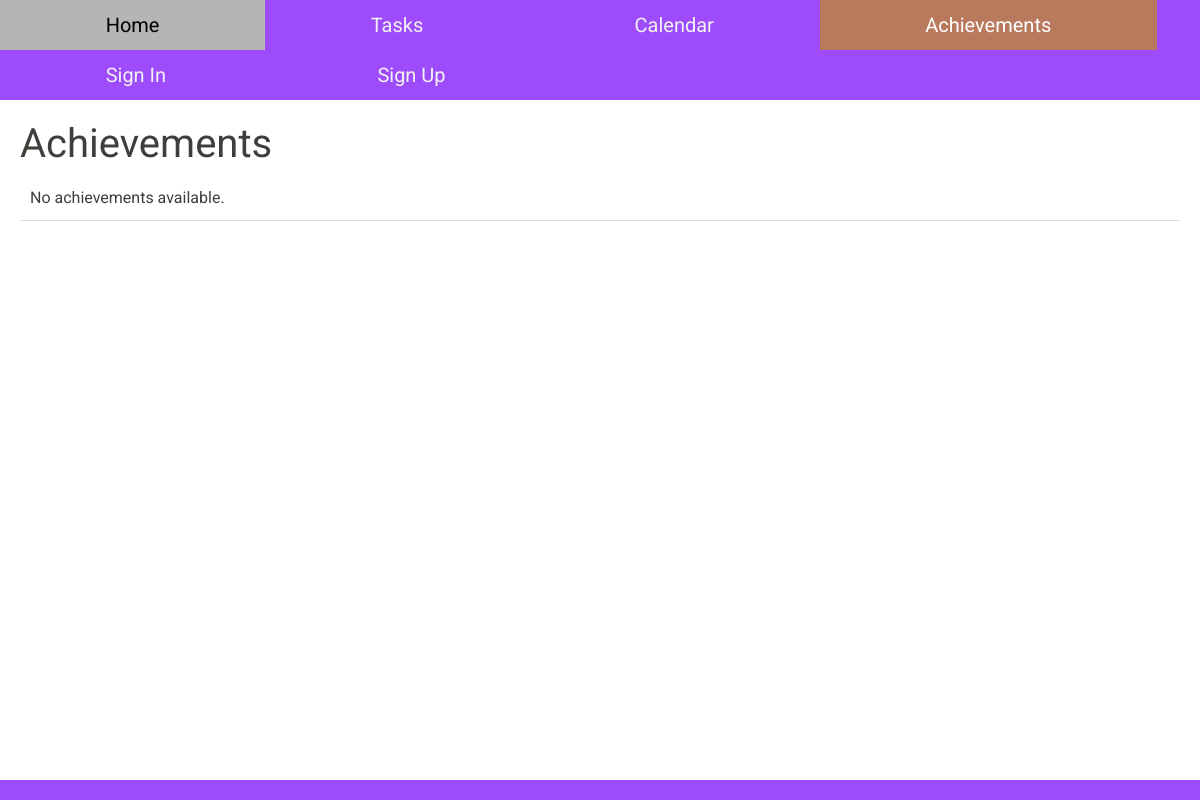
The app's page /achievements/ (signed in), older data.
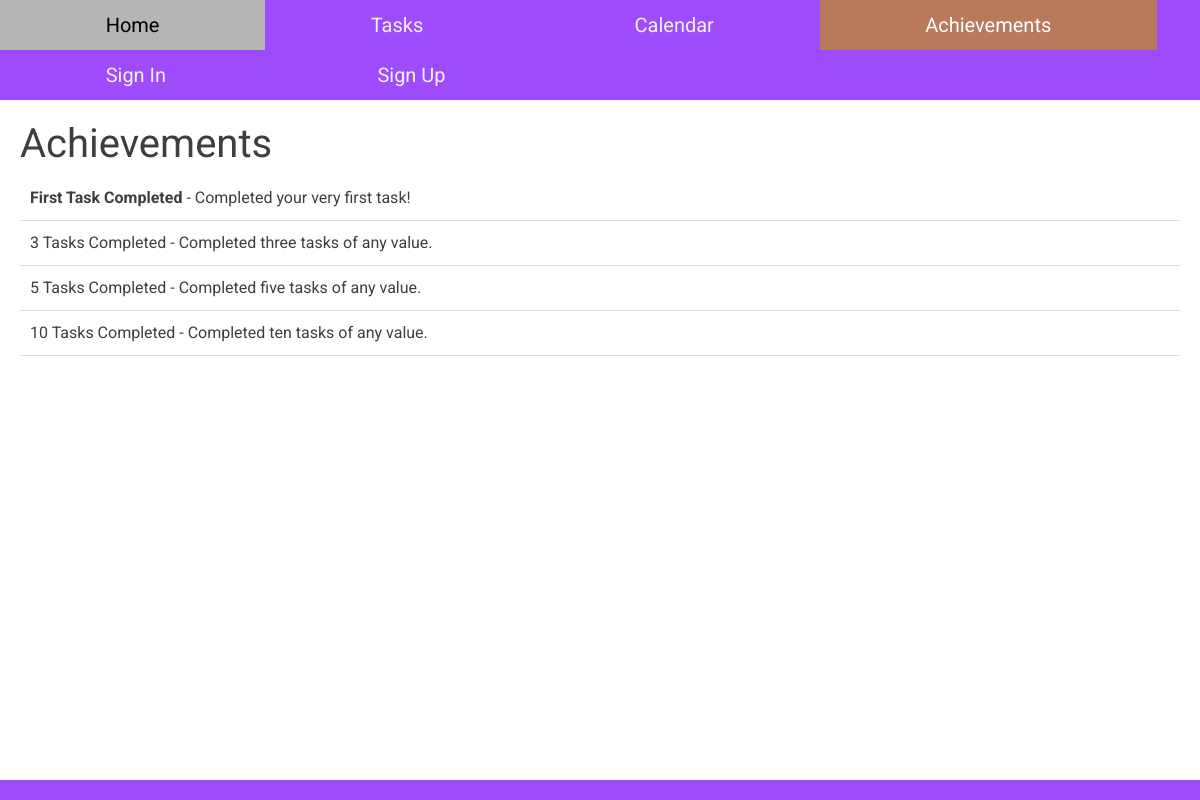
The same page, newer data.
### achievements/models.py (models this page shows, shortened)
class Achievement(models.Model):
    name = models.CharField(max_length=255)
    description = models.TextField(default="Completed a task.")
    earned = models.BooleanField(default=False)
    earned_on = models.DateTimeField(default=timezone.now)
    user = models.ManyToManyField(User, related_name='achievements', blank=True)

### achievements/views.py (the view)
# urls.py: path('', views.achievements, name='achievements'),
@login_required(login_url = "signin/")
def achievements(request):
    achievements = Achievement.objects.all()
    user_achievements = request.user.achievements.all()
    context = {
        'achievements': achievements,
        'user_achievements': user_achievements
    }
    return render(request, 'all_achievements.html', context)

### achievements/templates/all_achievements.html (shortened to what this page needs)
{%extends "base.html"%}
{% block content %}
<div class="achievements-wrapper">
<h1>Achievements</h1>
    <ul>
        {% for achievement in achievements %}
        <li>
            {% if achievement in user_achievements %}
                <strong>{{ achievement.name }}</strong> - {{ achievement.description }}
            {% else %}
                {{ achievement.name }} - {{ achievement.description }}
            {% endif %}
        </li>
    {% empty %}
        <li>No achievements available.</li>
    {% endfor %}
    </ul>
</div>
{%endblock%}

Row changes from the older to the newer data that the page shows:
added Achievement: name "First Task Completed", description "Completed your very first task!"
added Achievement: name "3 Tasks Completed", description "Completed three tasks of any value."
added Achievement: name "5 Tasks Completed", description "Completed five tasks of any value."
added Achievement: name "10 Tasks Completed", description "Completed ten tasks of any value."
Text that changed along with them:
text no longer shown: "No achievements available."
